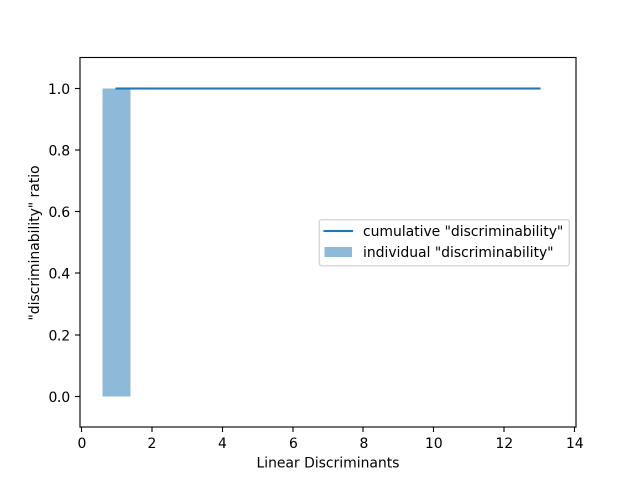
#> input picture ML/dimensionality_reduction/charts/explained-varince-ratio(lda).png, 1280 x 960 px (shown at 1/2 size)
$ python -i cartoonize.py   (imports and definitions only)   (older library calls are emulated)
#> lines starting #> are read from the running program, lines starting #| are printed output that depends on the picture; after the words box and inside, x2 and y2 are one past the last pixel; in counts of white or black regions, pixels touching at a corner belong together
#> further down, picture is the input picture: shape (960, 1280, 3); mean B, G, R 249.7, 248.7, 247.1
import cv2
import numpy as np


def cartoonize_image(img, ds_factor=4, sketch_mode=False):
    # Convert image to grayscale
#> called with ds_factor = 4, sketch_mode = False
    img_gray = cv2.cvtColor(img, cv2.COLOR_BGR2GRAY)
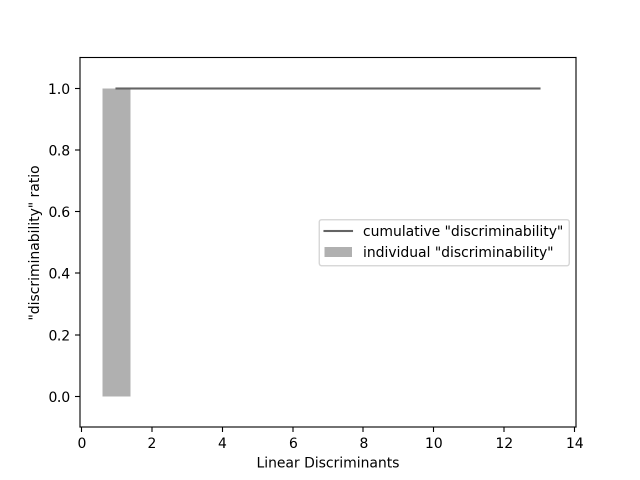
#> img_gray: shape (960, 1280) (shown at 1/2 size); min 0, max 255, mean 248.3

    # Apply median filter to the grayscale image
    img_gray = cv2.medianBlur(img_gray, 7)
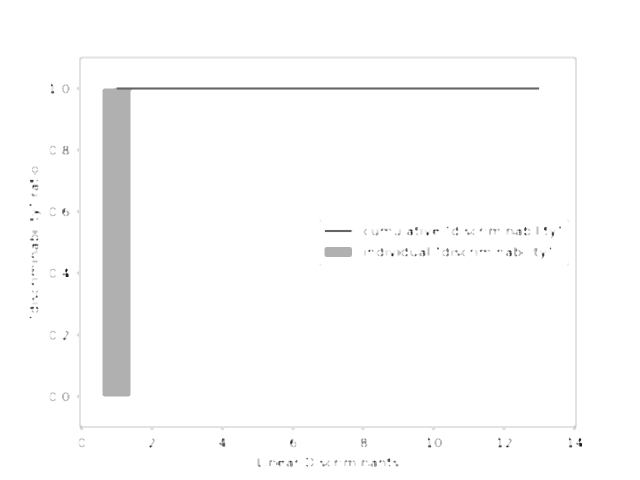
#> img_gray: shape (960, 1280) (shown at 1/2 size); min 0, max 255, mean 251.4

    # Detect edges in the image and threshold it
    edges = cv2.Laplacian(img_gray, cv2.CV_8U, ksize=5)
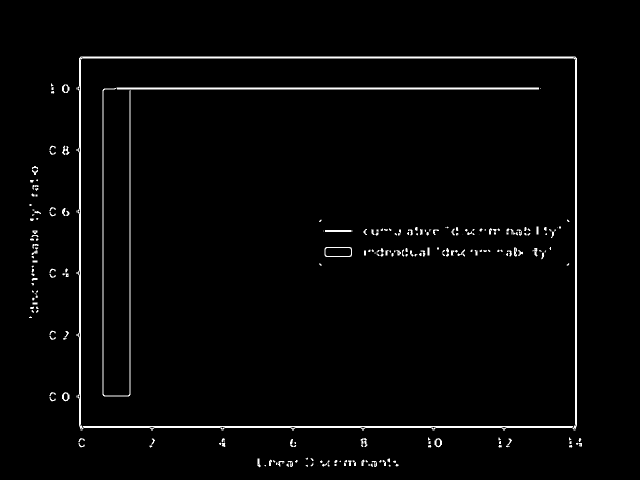
#> edges: shape (960, 1280) (shown at 1/2 size); min 0, max 255, mean 5.6
    ret, mask = cv2.threshold(edges, 100, 255, cv2.THRESH_BINARY_INV)
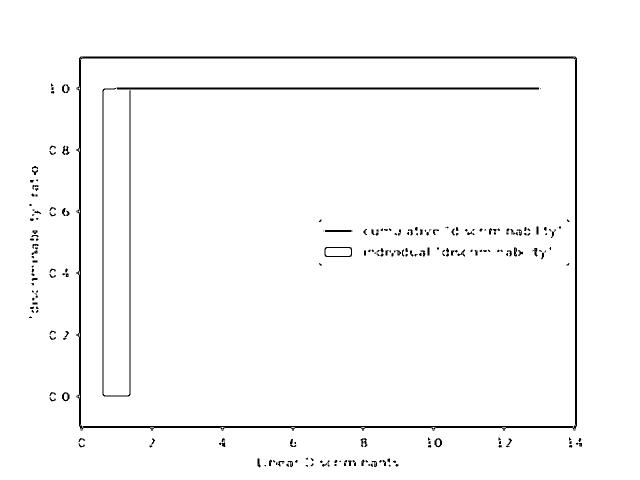
#> mask: shape (960, 1280) (shown at 1/2 size); 97.8% white; 233 black regions (102 under 20 px), largest, box (x1, y1, x2, y2) and area: (153, 113, 1154, 861) 13986, (233, 175, 1078, 179) 3378, (205, 176, 262, 793) 2612

    # 'mask' is the sketch of the image
    if sketch_mode:
        return cv2.cvtColor(mask, cv2.COLOR_GRAY2BGR)

    # Resize the image to a smaller size for faster computation
    img_small = cv2.resize(img, None, fx=1.0 / ds_factor, fy=1.0 / ds_factor,
                           interpolation=cv2.INTER_AREA)
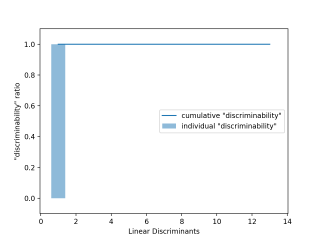
#> img_small: shape (240, 320, 3); mean B, G, R 249.7, 248.7, 247.1
    num_repititions = 10
    sigma_color = 5
    sigma_space = 7
    size = 5

    # Apply bilateral filter the image multiplies times
    for i in range(num_repititions):
        img_small = cv2.bilateralFilter(
            img_small, size, sigma_color, sigma_space)

    img_output = cv2.resize(img_small, None, fx=ds_factor, fy=ds_factor,
                            interpolation=cv2.INTER_LINEAR)
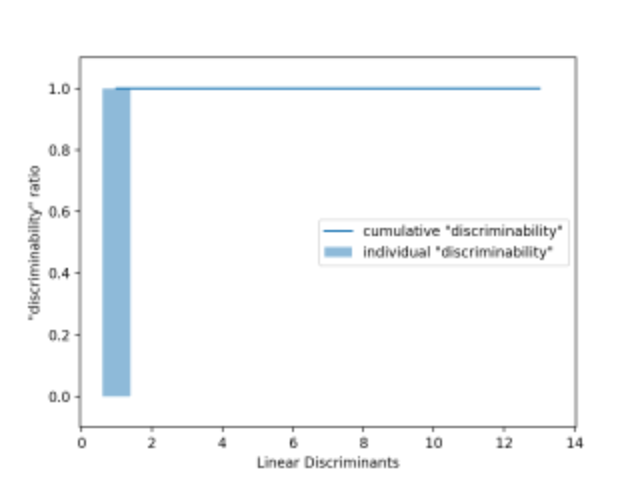
#> img_output: shape (960, 1280, 3) (shown at 1/2 size); mean B, G, R 249.7, 248.6, 247.1
    dst = np.zeros(img_gray.shape)

    # Add the thick boundary lines to the image using 'AND' operator
    dst = cv2.bitwise_and(img_output, img_output, mask=mask)
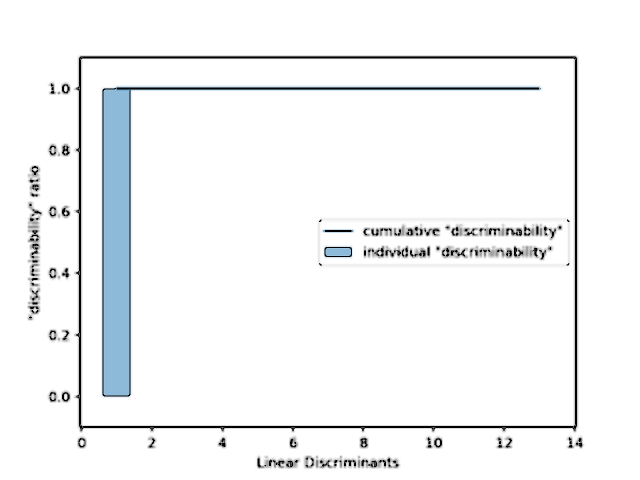
#> dst: shape (960, 1280, 3) (shown at 1/2 size); mean B, G, R 245.9, 245, 243.7
    return dst

# [29 lines not run here, left out]

>>> import cv2
>>> picture = cv2.imread('../../ML/dimensionality_reduction/charts/explained-varince-ratio(lda).png')
>>> result = cartoonize_image(picture)
